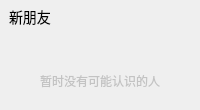
                 <widget class="QWidget" name="widget_32" native="true">
                  <property name="sizePolicy">
                   <sizepolicy hsizetype="Preferred" vsizetype="Fixed">
                    <horstretch>0</horstretch>
                    <verstretch>0</verstretch>
                   </sizepolicy>
                  </property>
                  <layout class="QVBoxLayout" name="verticalLayout_48">
                   <property name="spacing">
                    <number>0</number>
                   </property>
                   <property name="leftMargin">
                    <number>0</number>
                   </property>
                   <property name="topMargin">
                    <number>0</number>
                   </property>
                   <property name="rightMargin">
                    <number>0</number>
                   </property>
                   <property name="bottomMargin">
                    <number>0</number>
                   </property>
                   <item>
                    <widget class="QWidget" name="newFriendsPushButtonWidget" native="true">
                     <property name="minimumSize">
                      <size>
                       <width>0</width>
                       <height>34</height>
                      </size>
                     </property>
                     <property name="styleSheet">
                      <string notr="true">QWidget{
	max-height:34px;
	min-height:34px;
}
QWidget:hover{
	background-color: rgb(242, 242, 242);
}</string>
                     </property>
                     <layout class="QHBoxLayout" name="horizontalLayout_76">
                      <property name="spacing">
                       <number>5</number>
                      </property>
                      <property name="leftMargin">
                       <number>0</number>
                      </property>
                      <property name="topMargin">
                       <number>0</number>
                      </property>
                      <property name="rightMargin">
                       <number>0</number>
                      </property>
                      <property name="bottomMargin">
                       <number>0</number>
                      </property>
                      <item>
                       <widget class="QPushButton" name="newFriendsPushButton">
                        <property name="sizePolicy">
                         <sizepolicy hsizetype="Fixed" vsizetype="Preferred">
                          <horstretch>0</horstretch>
                          <verstretch>0</verstretch>
                         </sizepolicy>
                        </property>
                        <property name="styleSheet">
                         <string notr="true">QPushButton{
	text-align:left;
	font-size:14px;
	border:none;
	padding-left:9px;
}</string>
                        </property>
                        <property name="text">
                         <string>新朋友</string>
                        </property>
                        <property name="icon">
                         <iconset resource="resource/resources.qrc">
                          <normaloff>:/icon/icon/箭头右.svg</normaloff>:/icon/icon/箭头右.svg</iconset>
                        </property>
                        <property name="checkable">
                         <bool>true</bool>
                        </property>
                        <property name="checked">
                         <bool>false</bool>
                        </property>
                       </widget>
                      </item>
                      <item>
                       <widget class="QLabel" name="label_152">
                        <property name="text">
                         <string/>
                        </property>
                       </widget>
                      </item>
                     </layout>
                    </widget>
                   </item>
                   <item>
                    <widget class="QWidget" name="newFriendsWidget" native="true">
                     <property name="styleSheet">
                      <string notr="true">QWidget#newFriendsWidget{
	max-height:76px;
	min-height:76px;
}</string>
                     </property>
                     <layout class="QVBoxLayout" name="newFriendsVerticalLayout">
                      <property name="spacing">
                       <number>0</number>
                      </property>
                      <property name="leftMargin">
                       <number>0</number>
                      </property>
                      <property name="topMargin">
                       <number>0</number>
                      </property>
                      <property name="rightMargin">
                       <number>0</number>
                      </property>
                      <property name="bottomMargin">
                       <number>0</number>
                      </property>
                      <item>
                       <widget class="QLabel" name="label_87">
                        <property name="styleSheet">
                         <string notr="true">QLabel{
	image: url(:/icon/icon/暂时没有可能认识的人.svg);
}</string>
                        </property>
                        <property name="text">
                         <string/>
                        </property>
                       </widget>
                      </item>
                      <item>
                       <widget class="QLabel" name="label_86">
                        <property name="sizePolicy">
                         <sizepolicy hsizetype="Preferred" vsizetype="Preferred">
                          <horstretch>0</horstretch>
                          <verstretch>0</verstretch>
                         </sizepolicy>
                        </property>
                        <property name="styleSheet">
                         <string notr="true">QLabel{
	color: #c3c3c3;
}</string>
                        </property>
                        <property name="text">
                         <string>暂时没有可能认识的人</string>
                        </property>
                        <property name="alignment">
                         <set>Qt::AlignHCenter|Qt::AlignTop</set>
                        </property>
                       </widget>
                      </item>
                     </layout>
                    </widget>
                   </item>
                  </layout>
                 </widget>
